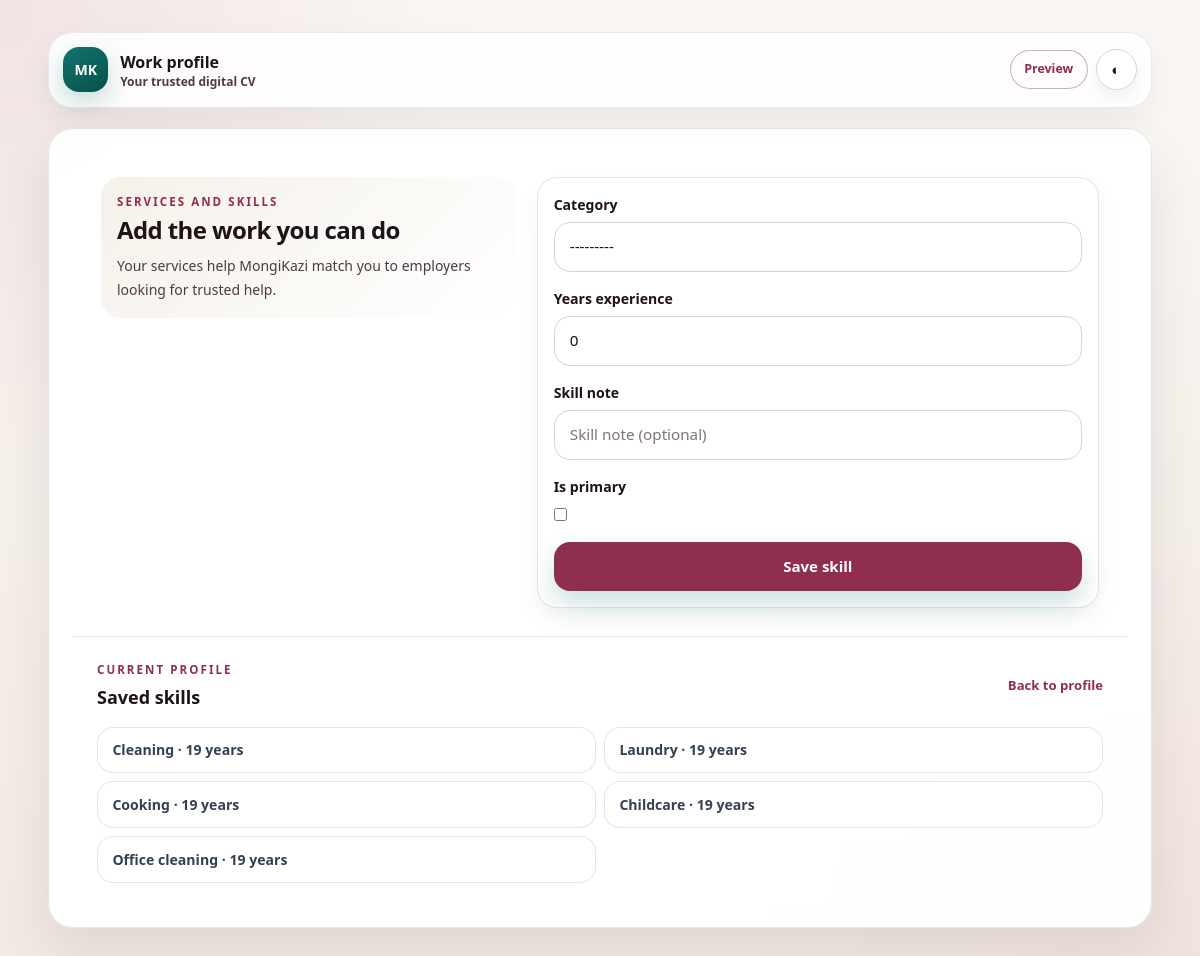
Screenshot of /helpers/profile/skills/ (signed in) with the database file from the repository.
### helpers/models.py (models this page shows, shortened)
class HelperSkill(models.Model):
    helper = models.ForeignKey(HelperProfile, on_delete=models.CASCADE, related_name="skills")
    category = models.ForeignKey(ServiceCategory, on_delete=models.PROTECT, related_name="helper_skills")
    years_experience = models.PositiveSmallIntegerField(default=0)
    skill_note = models.CharField(max_length=255, blank=True)
    is_primary = models.BooleanField(default=False)
    created_at = models.DateTimeField(auto_now_add=True)
    updated_at = models.DateTimeField(auto_now=True)
    class Meta:
        unique_together = ("helper", "category")
        ordering = ["-is_primary", "category__sort_order", "category__name"]

class ServiceCategory(models.Model):
    name = models.CharField(max_length=80, unique=True)
    slug = models.SlugField(max_length=120, unique=True)
    description = models.TextField(blank=True)
    is_active = models.BooleanField(default=True)
    sort_order = models.PositiveSmallIntegerField(default=0)
    created_at = models.DateTimeField(auto_now_add=True)
    updated_at = models.DateTimeField(auto_now=True)
    class Meta:
        ordering = ["sort_order", "name"]
    def __str__(self):
        return self.name

### helpers/views.py (the view, shortened to what this page needs)
# urls.py: path("profile/skills/", views.skills, name="skills"),
@login_required
@require_http_methods(["GET", "POST"])
def skills(request):
    guard = _helper_access_guard(request)
    if guard:
        return guard
    ensure_default_service_categories()
    profile = get_or_create_helper_profile_for_user(request.user)
    form = HelperSkillForm(request.POST or None)
    return render(request, "helpers/skills.html", {"form": form, "profile": profile, "skills": profile.skills.select_related("category")})

### helpers/forms.py (shortened to what this page needs)
class HelperSkillForm(forms.ModelForm):
    class Meta:
        model = HelperSkill
        fields = ("category", "years_experience", "skill_note", "is_primary")
        widgets = {
            "category": forms.Select(attrs={"class": "mk-input"}),
            "years_experience": forms.NumberInput(attrs={"class": "mk-input", "min": 0}),
            "skill_note": forms.TextInput(attrs={"class": "mk-input", "placeholder": "Skill note (optional)"}),
        }

### accounts/models.py (called while the page is built)
    @property
    def is_helper(self):
        return self.role == self.Role.HELPER

### helpers/services/helper_profile_service.py (called while the page is built)
def get_or_create_helper_profile_for_user(user):
    if not getattr(user, "is_helper", False):
        raise ValidationError("Only helper users can have helper profiles.")
    profile = HelperProfile.objects.filter(user=user).first()
    if profile:
        return profile
    return create_or_update_helper_profile_from_onboarding(user)

### helpers/services/onboarding_handoff_service.py (called while the page is built)
def ensure_default_service_categories():
    categories = []
    for index, (name, description) in enumerate(DEFAULT_SERVICE_CATEGORIES, start=1):
        category, _ = ServiceCategory.objects.get_or_create(
            slug=slugify(name),
            defaults={"name": name, "description": description, "sort_order": index, "is_active": True},
        )
        categories.append(category)
    return categories

### helpers/views.py (called while the page is built)
def _helper_access_guard(request):
    if not request.user.is_authenticated:
        return redirect("accounts:login")
    if not getattr(request.user, "is_helper", False):
        return redirect("onboarding:start")
    if not request.user.is_onboarding_complete:
        return redirect("onboarding:start")
    return None

### helpers/templates/helpers/skills.html (shortened to what this page needs)
{% extends "base/base_helpers.html" %}
{% block content %}
<section class="mk-form-shell">
  <div class="mk-form-intro">
    <p class="mk-eyebrow">Services and skills</p>
    <h1 class="mt-1 text-2xl font-bold tracking-tight text-slate-950 dark:text-white">Add the work you can do</h1>
    <p class="mt-2 text-sm leading-6 text-mk-muted dark:text-slate-400">Your services help MongiKazi match you to employers looking for trusted help.</p>
  </div>
  <form method="post" class="mk-form-card">
    {% for field in form %}
      <div>
        <label class="mk-label" for="{{ field.id_for_label }}">{{ field.label }}</label>
        {{ field }}
      </div>
    {% endfor %}
    <button type="submit" class="mk-btn-primary w-full">Save skill</button>
  </form>
</section>
<section class="border-t border-mk-border p-5 dark:border-slate-800 sm:p-6">
  <div class="flex items-center justify-between gap-3">
    <div>
      <p class="mk-eyebrow">Current profile</p>
      <h2 class="mt-1 text-lg font-bold text-slate-950 dark:text-white">Saved skills</h2>
    </div>
    <a href="{% url 'helpers:profile_detail' %}" class="mk-small-link">Back to profile</a>
  </div>
  <ul class="mt-4 grid gap-2 text-sm sm:grid-cols-2">
    {% for skill in skills %}
    <li class="mk-list-item"><span>{{ skill.category.name }} · {{ skill.years_experience }} years</span>{% if skill.is_primary %}<span class="mk-chip">Primary</span>{% endif %}</li>
    {% empty %}
    <li class="mk-empty-line sm:col-span-2">No skills yet. Add your first service above.</li>
    {% endfor %}
  </ul>
</section>
{% endblock %}

### website/static/website/css/mk-tokens.css (style rules this page uses)
:root { --mk-maroon-soft: #F1ADC3; --mk-maroon-primary: #8F2F4D; --mk-maroon-deep: #5F1F34; --beige-50: #FBF8F4; --beige-100: #F2E9E2; --mk-surface: #FFFDFC; --mk-surface-soft: #FFFFFF; --mk-text: #1F1218; --mk-muted: #4F3A42; --mk-subtext: #5C4650; --mk-border: rgba(95, 31, 52, 0.12); --mk-layout-max: 88rem; --mk-layout-gutter: 1rem; --mk-shell-max: 105rem; --mk-primary: var(--mk-maroon-primary); --mk-primary-dark: var(--mk-maroon-deep); --mk-secondary: var(--beige-100); --mk-accent: var(--mk-maroon-soft); --mk-bg: var(--beige-50); --mk-success: #2D6A4F; --mk-warning: #B45309; --mk-danger: #B91C1C; --mk-ink: var(--mk-maroon-deep); --mk-nav-bg: rgba(251, 248, 244, 0.92); --mk-shadow-soft: 0 14px 34px rgba(95, 31, 52, 0.08); --mk-shadow-lift: 0 22px 56px rgba(95, 31, 52, 0.12); }

### website/static/website/css/mk-portal.css (style rules this page uses)
html[data-theme="light"] .dark\:text-white, html[data-theme="light"] .dark\:text-slate-100, html[data-theme="light"] .dark\:text-slate-200 { color: var(--mk-text) !important; }
html[data-theme="light"] .dark\:text-slate-300, html[data-theme="light"] .dark\:text-slate-400, html[data-theme="light"] .dark\:text-slate-500 { color: var(--mk-muted) !important; }
* { box-sizing: border-box; }
a { text-decoration: none; }
.mk-body { background: radial-gradient(circle at top left, color-mix(in srgb, var(--mk-maroon-primary) 10%, transparent), transparent 30rem), radial-gradient(circle at bottom right, color-mix(in srgb, var(--mk-maroon-soft) 12%, transparent), transparent 28rem), linear-gradient(180deg, var(--mk-bg) 0%, var(--beige-100) 100%); }
.mk-eyebrow, .mk-hero-kicker { font-size: 0.72rem; font-weight: 800; letter-spacing: 0.14em; text-transform: uppercase; color: var(--mk-primary); }
.mk-stat, .mk-stat-link, .mk-list-item { border-radius: 1rem; border: 1px solid var(--mk-border); background: var(--mk-surface); padding: 0.85rem; }
.mk-list-item { display: flex; align-items: center; justify-content: space-between; gap: 0.75rem; font-size: 0.88rem; font-weight: 600; color: var(--mk-text); }
.mk-mini-link, .mk-btn-primary, .mk-btn-secondary, .mk-btn-ghost { min-height: 2.95rem; border-radius: 1rem; font-size: 0.88rem; font-weight: 800; }
.mk-btn-primary, .mk-btn-secondary, .mk-btn-ghost { display: inline-flex; align-items: center; justify-content: center; padding: 0.72rem 1rem; cursor: pointer; }
.mk-btn-primary { background: var(--mk-primary); color: #fff; border: 1px solid transparent; min-height: 48px; }

### website/static/website/css/public_app.css (style rules this page uses)
* { box-sizing: border-box; }
html { color-scheme: light; }
body { margin: 0; overflow-x: hidden; background: var(--mk-bg); color: var(--mk-text); font-size: 15px; font-feature-settings: "cv02", "cv03", "cv04", "cv11"; text-rendering: optimizeLegibility; }
a { color: inherit; text-decoration: none; }
.mk-muted, .text-mk-muted { color: var(--mk-muted); font-size: 0.8125rem; line-height: 1.5; }
html[data-theme="light"] label, html[data-theme="light"] .text-mk-text { color: var(--mk-text); }
html[data-theme="light"] .text-mk-muted, html[data-theme="light"] .mk-body-copy, html[data-theme="light"] .mk-muted { color: var(--mk-muted); }
.mk-btn-primary, .mk-btn-secondary, .mk-btn-dark, .mk-btn-ghost { display: inline-flex; align-items: center; justify-content: center; min-height: 48px; border-radius: 1rem; padding: 0.85rem 1.15rem; font-size: 0.9rem; font-weight: 800; line-height: 1.2rem; text-align: center; transition: transform 0.18s ease, background-color 0.18s ease, border-color 0.18s ease, color 0.18s ease, box-shadow 0.18s ease; }
.mk-btn-primary { background: var(--mk-primary); color: #fff; box-shadow: 0 12px 26px rgba(95, 31, 52, 0.22); }
.mk-input { width: 100%; border-radius: 1rem; border: 1px solid var(--mk-border); background: var(--mk-surface); padding: 0.95rem 1rem; font-size: 0.92rem; color: var(--mk-text); outline: none; transition: border-color 0.16s ease, box-shadow 0.16s ease, background-color 0.16s ease; }
.mk-input::placeholder { color: color-mix(in srgb, var(--mk-muted) 72%, transparent); }
select.mk-input { appearance: none; }

### rows the page displays
HelperSkill: category.name "Cleaning", years_experience "19"
HelperSkill: category.name "Laundry", years_experience "19"
HelperSkill: category.name "Cooking", years_experience "19"
HelperSkill: category.name "Childcare", years_experience "19"
HelperSkill: category.name "Office cleaning", years_experience "19"

### other values shown
{{ field.label }} "Category" "Years experience" "Skill note" "Is primary"
